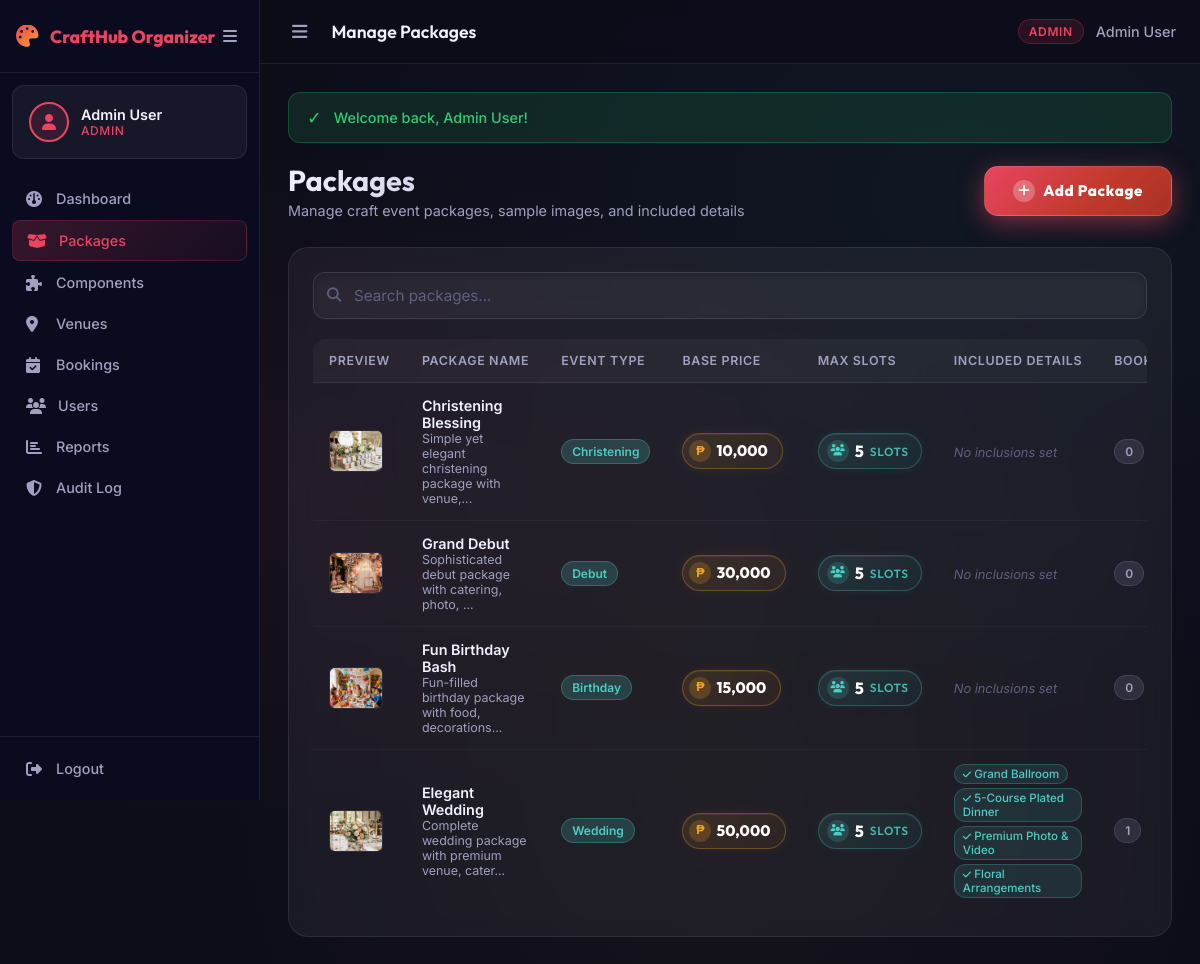
Screenshot of /admin/packages.php (signed in) with the database file from the repository.
### tables this page shows
CREATE TABLE IF NOT EXISTS packages (
    package_id INT AUTO_INCREMENT PRIMARY KEY,
    package_name VARCHAR(100) NOT NULL,
    event_type ENUM('Wedding','Birthday','Debut','Christening') NOT NULL,
    base_price DECIMAL(10,2) NOT NULL,
    max_slots INT NOT NULL DEFAULT 5,                       
    description TEXT,
    status ENUM('active','inactive') DEFAULT 'active'
);

CREATE TABLE IF NOT EXISTS package_components (
    component_id INT AUTO_INCREMENT PRIMARY KEY,
    package_id INT NOT NULL,
    category ENUM('venue','food','photography','decoration') NOT NULL,
    name VARCHAR(100) NOT NULL,
    description TEXT,
    price DECIMAL(10,2) NOT NULL,
    FOREIGN KEY (package_id) REFERENCES packages(package_id) ON DELETE CASCADE
);

### admin/packages.php (the view, shortened to what this page needs)
<?php
require_once __DIR__ . '/../includes/header.php';
$db = getDB();
$packages = $db->query("
    SELECT p.*, p.package_id AS id, p.package_name AS name, p.base_price AS price, COALESCE(p.max_slots, 5) AS max_slots,
           (SELECT COUNT(*) FROM bookings WHERE package_id = p.package_id AND status != 'Cancelled') AS booking_count
    FROM packages p
    ORDER BY p.package_id DESC
")->fetchAll();
foreach ($packages as &$p) {
    $cStmt = $db->prepare("SELECT category, name, description FROM package_components WHERE package_id = ? ORDER BY component_id ASC");
    $cStmt->execute([$p['package_id']]);
    $comps = $cStmt->fetchAll();
}
?>
<?php require_once __DIR__ . '/../includes/navbar.php'; ?>
<div class="page-header">
    <div>
        <h1>Packages</h1>
        <p>Manage craft event packages, sample images, and included details</p>
    </div>
    <button class="btn btn-primary btn-add-package" data-modal="addPackageModal">
        <i class="fa-solid fa-plus"></i> Add Package
    </button>
</div>
<div class="card">
    <div class="search-bar">
        <div class="search-input-wrapper">
            <i class="fa-solid fa-search"></i>
            <input type="text" class="form-control" placeholder="Search packages..." data-search-table="pkgTable">
        </div>
    </div>
    <div class="table-wrapper">
        <table class="table" id="pkgTable">
            <thead>
                <tr>
                    <th style="width:70px;">Preview</th>
                    <th>Package Name</th>
                    <th>Event Type</th>
                    <th>Base Price</th>
                    <th>Max Slots</th>
                    <th>Included Details</th>
                    <th>Bookings</th>
                </tr>
            </thead>
            <tbody>
                <?php foreach ($packages as $p): ?>
                <tr>
                    <td>
                        <div style="width:54px;height:42px;border-radius:6px;overflow:hidden;background:#1a1a2e;border:1px solid var(--border-color);">
                            <img src="<?= APP_URL ?>/<?= htmlspecialchars($p['image']) ?>"
                                 alt="Sample"
                                 style="width:100%;height:100%;object-fit:cover;"
                                 onerror="this.style.display='none';">
                        </div>
                    </td>
                    <td>
                        <div style="font-weight:600;"><?= htmlspecialchars($p['name']) ?></div>
                        <div style="font-size:0.78rem;color:var(--text-secondary);"><?= htmlspecialchars(substr($p['description'] ?? '',0,50)) ?><?= strlen($p['description'] ?? '') > 50 ? '...' : '' ?></div>
                    </td>
                    <td><span class="badge badge-info"><?= htmlspecialchars($p['event_type'] ?? 'Wedding') ?></span></td>
                    <td>
                        <div class="price-chip">
                            <span class="price-currency">₱</span>
                            <span class="price-amount"><?= number_format((float)$p['price'], 0, '.', ',') ?></span>
                        </div>
                    </td>
                    <td>
                        <div class="slots-chip">
                            <span class="slots-icon"><i class="fa-solid fa-users"></i></span>
                            <span class="slots-count"><?= (int)$p['max_slots'] ?></span>
                            <span class="slots-label">Slots</span>
                        </div>
                    </td>
                    <td>
                        <?php if (!empty($p['components_list'])): ?>
                            <div style="display:flex;flex-wrap:wrap;gap:4px;max-width:220px;">
                                <?php foreach ($p['components_list'] as $comp): ?>
                                    <span style="background:rgba(78,205,196,0.12);color:var(--accent-teal);border:1px solid rgba(78,205,196,0.25);border-radius:12px;padding:2px 8px;font-size:0.72rem;font-weight:500;">
                                        <i class="fa-solid fa-check" style="font-size:0.6rem;"></i> <?= htmlspecialchars($comp['name']) ?>
                                    </span>
                                <?php endforeach; ?>
                            </div>
                        <?php else: ?>
                            <span style="color:var(--text-muted);font-size:0.8rem;font-style:italic;">No inclusions set</span>
                        <?php endif; ?>
                    </td>
                    <td><span class="badge badge-secondary"><?= $p['booking_count'] ?></span></td>
                </tr>
                <?php endforeach; ?>
            </tbody>
        </table>
    </div>
</div>
<?php require_once __DIR__ . '/../includes/footer.php'; ?>

### admin/packages.php (style rules this page uses)
.btn-add-package { padding: 13px 28px; font-size: 0.95rem; font-weight: 800; letter-spacing: 0.04em; background: linear-gradient(135deg, #e94560 0%, #c0392b 60%, #a93226 100%); border-radius: 14px; box-shadow: 0 6px 24px rgba(233,69,96,0.5), 0 0 0 0 rgba(233,69,96,0.4); animation: pulse-ring 2.4s cubic-bezier(0.4,0,0.6,1) infinite; border: 1px solid rgba(255,255,255,0.15); transition: all 0.3s cubic-bezier(0.4,0,0.2,1); }
.btn-add-package i { background: rgba(255,255,255,0.25); border-radius: 50%; width: 22px; height: 22px; display: inline-flex; align-items: center; justify-content: center; font-size: 0.82rem; transition: transform 0.3s ease; }
.slots-chip { display: inline-flex; align-items: center; gap: 6px; padding: 6px 12px 6px 8px; background: linear-gradient(135deg, rgba(78,205,196,0.12) 0%, rgba(26,158,150,0.08) 100%); border: 1px solid rgba(78,205,196,0.28); border-radius: 30px; font-family: 'Outfit', sans-serif; font-weight: 700; font-size: 0.82rem; color: var(--accent-teal); white-space: nowrap; box-shadow: 0 0 12px rgba(78,205,196,0.08), inset 0 1px 0 rgba(255,255,255,0.06); transition: all 0.28s cubic-bezier(0.4,0,0.2,1); cursor: default; }
.slots-icon { width: 22px; height: 22px; background: rgba(78,205,196,0.18); border-radius: 50%; display: inline-flex; align-items: center; justify-content: center; font-size: 0.72rem; flex-shrink: 0; }
.slots-count { font-size: 1rem; font-weight: 800; color: #fff; line-height: 1; }
.slots-label { font-size: 0.74rem; font-weight: 600; color: var(--accent-teal); opacity: 0.85; text-transform: uppercase; letter-spacing: 0.06em; }
.price-chip { display: inline-flex; align-items: center; gap: 5px; padding: 6px 14px 6px 6px; background: linear-gradient(135deg, rgba(245,166,35,0.12) 0%, rgba(230,126,34,0.07) 100%); border: 1px solid rgba(245,166,35,0.3); border-radius: 30px; font-family: 'Outfit', sans-serif; white-space: nowrap; box-shadow: 0 0 14px rgba(245,166,35,0.08), inset 0 1px 0 rgba(255,255,255,0.06); transition: all 0.28s cubic-bezier(0.4,0,0.2,1); cursor: default; }
.price-currency { width: 22px; height: 22px; background: rgba(245,166,35,0.2); border-radius: 50%; display: inline-flex; align-items: center; justify-content: center; font-size: 0.78rem; font-weight: 800; color: var(--accent-gold); flex-shrink: 0; line-height: 1; }
.price-amount { font-size: 0.95rem; font-weight: 800; color: #fff; line-height: 1; letter-spacing: 0.01em; }

### rows the page displays
packages: shows a picture, package_name "Christening Blessing", description "Simple yet elegant christening package with venue,", event_type "Christening", base_price "10,000", max_slots "5", shows "No inclusions set", booking_count "0"
packages: shows a picture, package_name "Grand Debut", description "Sophisticated debut package with catering, photo,", event_type "Debut", base_price "30,000", max_slots "5", shows "No inclusions set", booking_count "0"
packages: shows a picture, package_name "Fun Birthday Bash", description "Fun-filled birthday package with food, decorations", event_type "Birthday", base_price "15,000", max_slots "5", shows "No inclusions set", booking_count "0"
packages: shows a picture, package_name "Elegant Wedding", description "Complete wedding package with premium venue, cater", event_type "Wedding", base_price "50,000", max_slots "5", booking_count "1"
package_components: name "Grand Ballroom"
package_components: name "5-Course Plated Dinner"
package_components: name "Premium Photo & Video"
package_components: name "Floral Arrangements"

### other values shown
APP_NAME "CraftHub Organizer"
$_SESSION['user_name'] "Admin User"
$roleLabel "ADMIN"
$link['label'] "Dashboard"
$link['label'] "Packages"
$link['label'] "Components"
$link['label'] "Venues"
$link['label'] "Bookings"
$link['label'] "Users"
$link['label'] "Reports"
$link['label'] "Audit Log"
explode(' | ', $pageTitle)[0] "Manage Packages"
$icon "✓"
$message "Welcome back, Admin User!"
